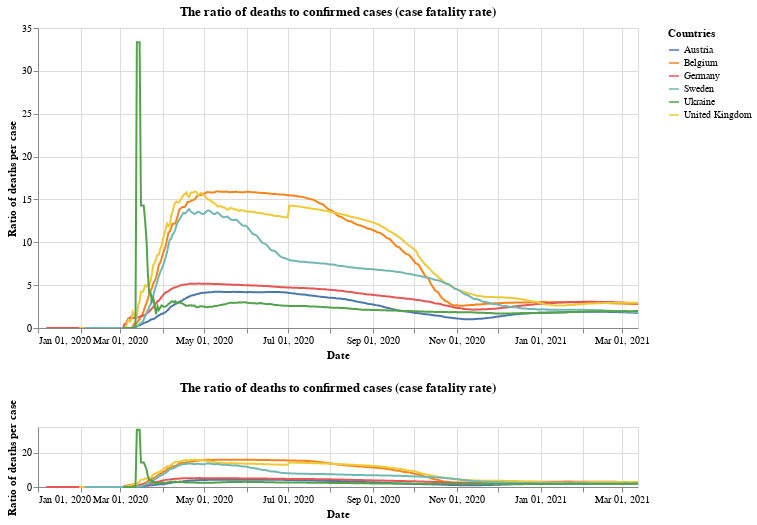

This figure's notebook cell:
### Markdown cell above
## Case fatality rate

### Code cell
#collapse
base = alt.Chart(x_small).mark_line().encode(
    x=alt.X("yearmonthdate(date):T", axis=alt.Axis(title='Date')),
    y=alt.Y("ratio:Q", axis=alt.Axis(title='Ratio of deaths per case')),
    tooltip='id',
    color=alt.Color('id', legend=alt.Legend(title="Countries")),
opacity=alt.condition(leg_selection, alt.value(1), alt.value(0.2))
).add_selection(leg_selection).properties(title='The ratio of deaths to confirmed cases (case fatality rate)', width=600)

upper = base.encode(
    alt.X('yearmonthdate(date):T',axis=alt.Axis(title='Date'),
          scale=alt.Scale(domain=brush))
)

lower = base.properties(
    height=60
).add_selection(brush)

upper & lower

### Figure 1 — Vega-Lite specification as saved in the notebook (floating-point values rounded to 4 significant figures; data arrays with more than 128 entries replaced by an {"elided": "..."} marker saying what was removed)
{"config": {"view": {"continuousWidth": 400, "continuousHeight": 300}}, "vconcat": [{"mark": "line", "encoding": {"color": {"type": "nominal", "field": "id", "legend": {"title": "Countries"}}, "opacity": {"condition": {"value": 1, "selection": "selector001"}, "value": 0.2}, "tooltip": {"type": "nominal", "field": "id"}, "x": {"type": "temporal", "axis": {"title": "Date"}, "field": "date", "scale": {"domain": {"selection": "selector004"}}, "timeUnit": "yearmonthdate"}, "y": {"type": "quantitative", "axis": {"title": "Ratio of deaths per case"}, "field": "ratio"}}, "selection": {"selector001": {"type": "multi", "fields": ["id"], "bind": "legend"}}, "title": "The ratio of deaths to confirmed cases (case fatality rate)", "width": 600}, {"mark": "line", "encoding": {"color": {"type": "nominal", "field": "id", "legend": {"title": "Countries"}}, "opacity": {"condition": {"value": 1, "selection": "selector001"}, "value": 0.2}, "tooltip": {"type": "nominal", "field": "id"}, "x": {"type": "temporal", "axis": {"title": "Date"}, "field": "date", "timeUnit": "yearmonthdate"}, "y": {"type": "quantitative", "axis": {"title": "Ratio of deaths per case"}, "field": "ratio"}}, "height": 60, "selection": {"selector001": {"type": "multi", "fields": ["id"], "bind": "legend"}, "selector004": {"type": "interval", "encodings": ["x"]}}, "title": "The ratio of deaths to confirmed cases (case fatality rate)", "width": 600}], "data": {"name": "data-298061ca90af53fe41495251ebf90cb3"}, "$schema": "https://vega.github.io/schema/vega-lite/v4.8.1.json", "datasets": {"data-298061ca90af53fe41495251ebf90cb3": {"elided": "2628 records"}}}
